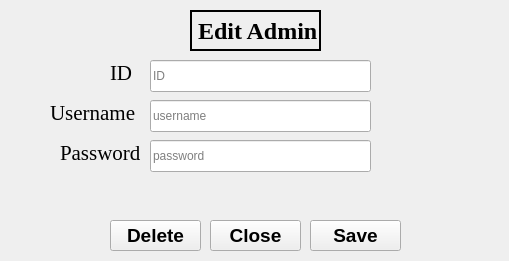
<?xml version="1.0" encoding="UTF-8"?>
<ui version="4.0">
 <author>Mahmoud Elshobaky</author>
 <class>AdminEdit</class>
 <widget class="QWidget" name="AdminEdit">
  <property name="geometry">
   <rect>
    <x>0</x>
    <y>0</y>
    <width>509</width>
    <height>261</height>
   </rect>
  </property>
  <property name="windowTitle">
   <string>MeX LMS - Edit Admin</string>
  </property>
  <property name="windowIcon">
   <iconset>
    <normaloff>img/logo.png</normaloff>img/logo.png</iconset>
  </property>
  <property name="styleSheet">
   <string notr="true"/>
  </property>
  <widget class="QLineEdit" name="admin_edit_username_2">
   <property name="geometry">
    <rect>
     <x>150</x>
     <y>100</y>
     <width>221</width>
     <height>32</height>
    </rect>
   </property>
   <property name="readOnly">
    <bool>true</bool>
   </property>
   <property name="placeholderText">
    <string>username</string>
   </property>
  </widget>
  <widget class="QLineEdit" name="admin_edit_password">
   <property name="geometry">
    <rect>
     <x>150</x>
     <y>140</y>
     <width>221</width>
     <height>32</height>
    </rect>
   </property>
   <property name="styleSheet">
    <string notr="true"/>
   </property>
   <property name="inputMethodHints">
    <set>Qt::ImhEmailCharactersOnly|Qt::ImhHiddenText|Qt::ImhNoAutoUppercase|Qt::ImhNoPredictiveText</set>
   </property>
   <property name="echoMode">
    <enum>QLineEdit::Password</enum>
   </property>
   <property name="placeholderText">
    <string>password</string>
   </property>
  </widget>
  <widget class="QLabel" name="label_2">
   <property name="geometry">
    <rect>
     <x>50</x>
     <y>100</y>
     <width>91</width>
     <height>26</height>
    </rect>
   </property>
   <property name="font">
    <font>
     <family>Times New Roman</family>
     <pointsize>16</pointsize>
     <weight>50</weight>
     <bold>false</bold>
    </font>
   </property>
   <property name="frameShape">
    <enum>QFrame::NoFrame</enum>
   </property>
   <property name="frameShadow">
    <enum>QFrame::Plain</enum>
   </property>
   <property name="text">
    <string>Username</string>
   </property>
  </widget>
  <widget class="QLabel" name="label_3">
   <property name="geometry">
    <rect>
     <x>60</x>
     <y>140</y>
     <width>81</width>
     <height>26</height>
    </rect>
   </property>
   <property name="font">
    <font>
     <family>Times New Roman</family>
     <pointsize>16</pointsize>
     <weight>50</weight>
     <bold>false</bold>
    </font>
   </property>
   <property name="frameShape">
    <enum>QFrame::NoFrame</enum>
   </property>
   <property name="frameShadow">
    <enum>QFrame::Plain</enum>
   </property>
   <property name="text">
    <string>Password</string>
   </property>
  </widget>
  <widget class="QLabel" name="label_6">
   <property name="geometry">
    <rect>
     <x>190</x>
     <y>10</y>
     <width>131</width>
     <height>41</height>
    </rect>
   </property>
   <property name="font">
    <font>
     <family>Times New Roman</family>
     <pointsize>18</pointsize>
     <weight>75</weight>
     <bold>true</bold>
    </font>
   </property>
   <property name="frameShape">
    <enum>QFrame::WinPanel</enum>
   </property>
   <property name="frameShadow">
    <enum>QFrame::Plain</enum>
   </property>
   <property name="lineWidth">
    <number>1</number>
   </property>
   <property name="midLineWidth">
    <number>0</number>
   </property>
   <property name="text">
    <string>Edit Admin</string>
   </property>
  </widget>
  <widget class="QPushButton" name="admin_edit_btn_2">
   <property name="geometry">
    <rect>
     <x>310</x>
     <y>220</y>
     <width>91</width>
     <height>31</height>
    </rect>
   </property>
   <property name="font">
    <font>
     <pointsize>14</pointsize>
     <weight>75</weight>
     <bold>true</bold>
    </font>
   </property>
   <property name="text">
    <string>Save</string>
   </property>
   <property name="autoDefault">
    <bool>true</bool>
   </property>
   <property name="flat">
    <bool>false</bool>
   </property>
  </widget>
  <widget class="QPushButton" name="admin_edit_cancel_btn">
   <property name="geometry">
    <rect>
     <x>210</x>
     <y>220</y>
     <width>91</width>
     <height>31</height>
    </rect>
   </property>
   <property name="font">
    <font>
     <pointsize>14</pointsize>
     <weight>75</weight>
     <bold>true</bold>
    </font>
   </property>
   <property name="text">
    <string>Close</string>
   </property>
   <property name="autoDefault">
    <bool>true</bool>
   </property>
  </widget>
  <widget class="QPushButton" name="admin_delete_btn">
   <property name="geometry">
    <rect>
     <x>110</x>
     <y>220</y>
     <width>91</width>
     <height>31</height>
    </rect>
   </property>
   <property name="font">
    <font>
     <pointsize>14</pointsize>
     <weight>75</weight>
     <bold>true</bold>
    </font>
   </property>
   <property name="text">
    <string>Delete</string>
   </property>
   <property name="checkable">
    <bool>false</bool>
   </property>
   <property name="autoDefault">
    <bool>true</bool>
   </property>
  </widget>
  <widget class="QLabel" name="admin_edit_error_2">
   <property name="geometry">
    <rect>
     <x>150</x>
     <y>180</y>
     <width>321</width>
     <height>31</height>
    </rect>
   </property>
   <property name="font">
    <font>
     <pointsize>14</pointsize>
    </font>
   </property>
   <property name="text">
    <string/>
   </property>
  </widget>
  <widget class="QLineEdit" name="admin_edit_id">
   <property name="geometry">
    <rect>
     <x>150</x>
     <y>60</y>
     <width>221</width>
     <height>32</height>
    </rect>
   </property>
   <property name="readOnly">
    <bool>true</bool>
   </property>
   <property name="placeholderText">
    <string>ID</string>
   </property>
  </widget>
  <widget class="QLabel" name="label">
   <property name="geometry">
    <rect>
     <x>110</x>
     <y>60</y>
     <width>31</width>
     <height>26</height>
    </rect>
   </property>
   <property name="font">
    <font>
     <family>Times New Roman</family>
     <pointsize>16</pointsize>
     <weight>50</weight>
     <bold>false</bold>
    </font>
   </property>
   <property name="frameShape">
    <enum>QFrame::NoFrame</enum>
   </property>
   <property name="frameShadow">
    <enum>QFrame::Plain</enum>
   </property>
   <property name="text">
    <string>ID</string>
   </property>
  </widget>
 </widget>
 <resources/>
 <connections/>
</ui>
